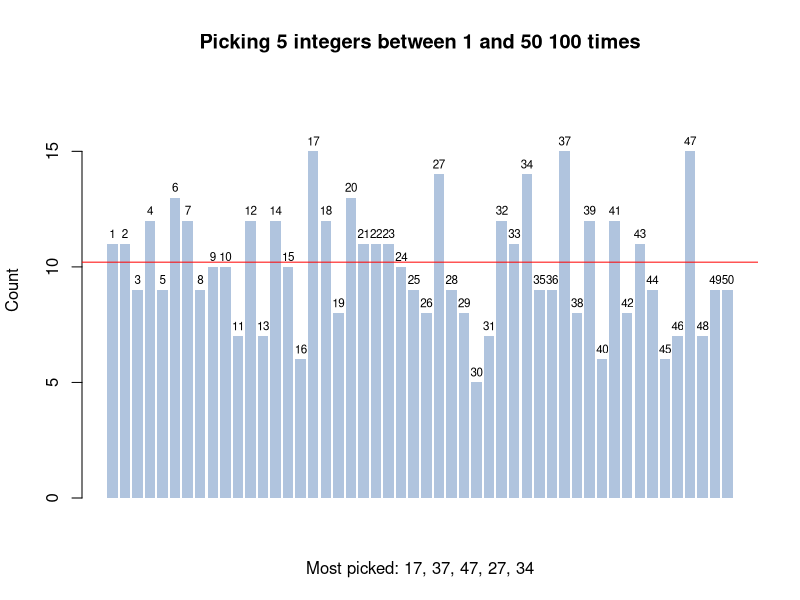

Write R code to recreate this figure.
 
fn.makeBarPlot <- function(npick, nrun){
  
  #### Update this to change integer selection range
  
  Imin <- 1	
  Imax <- 50	

  #### Update this to change integer selection range
  
  x1 <- NULL
  for(i in 1:nrun){
    xi <- sort(sample(Imin:Imax, npick, replace = FALSE))
    x1 <- c(x1, xi)
  }
  
  txsort <- sort(table(x1), decreasing = TRUE)
  # print(txsort)
  
  kcutoff <- txsort[npick] 
  mostfreqpicks <- as.numeric(names(txsort[txsort > kcutoff]))

  xc2 <- as.numeric(names(txsort[txsort == kcutoff]))

  if(length(xc2) == 1){
    mostfreqpicks <- c(mostfreqpicks, xc2)
  } else {
    xc3 <- sample(xc2, npick - length(mostfreqpicks), replace = FALSE)
    mostfreqpicks <- c(mostfreqpicks, xc3)
  }
  
  x0 <- setdiff(Imin:Imax, unique(x1))
  t0 <- rep(0, length(x0))
  names(t0) <- x0
  t1 <- c(table(x1), t0)
  t1 <- t1[order(as.numeric(names(t1)))]
  
  myplot <- barplot(t1, 
                    col = "lightsteelblue", border = NA,
                    xlim = NULL, xaxt = 'n',
                    ylim = c(0,1.2*max(t1)),
                    xlab = paste0("Most picked: ", paste(mostfreqpicks, collapse = ", ") ),
                    ylab = "Count",
                    main = paste0("Picking ", npick, " integers between ", Imin, " and ", Imax, " ", nrun, " times")
  )
  text(myplot, t1 + 0.03*max(t1), names(t1), cex=0.7)
  abline(h = (npick*nrun)/(Imax-Imin), col = "red")
}

# test
npick <- 5 ; nrun <- 100
fn.makeBarPlot(npick, nrun)
